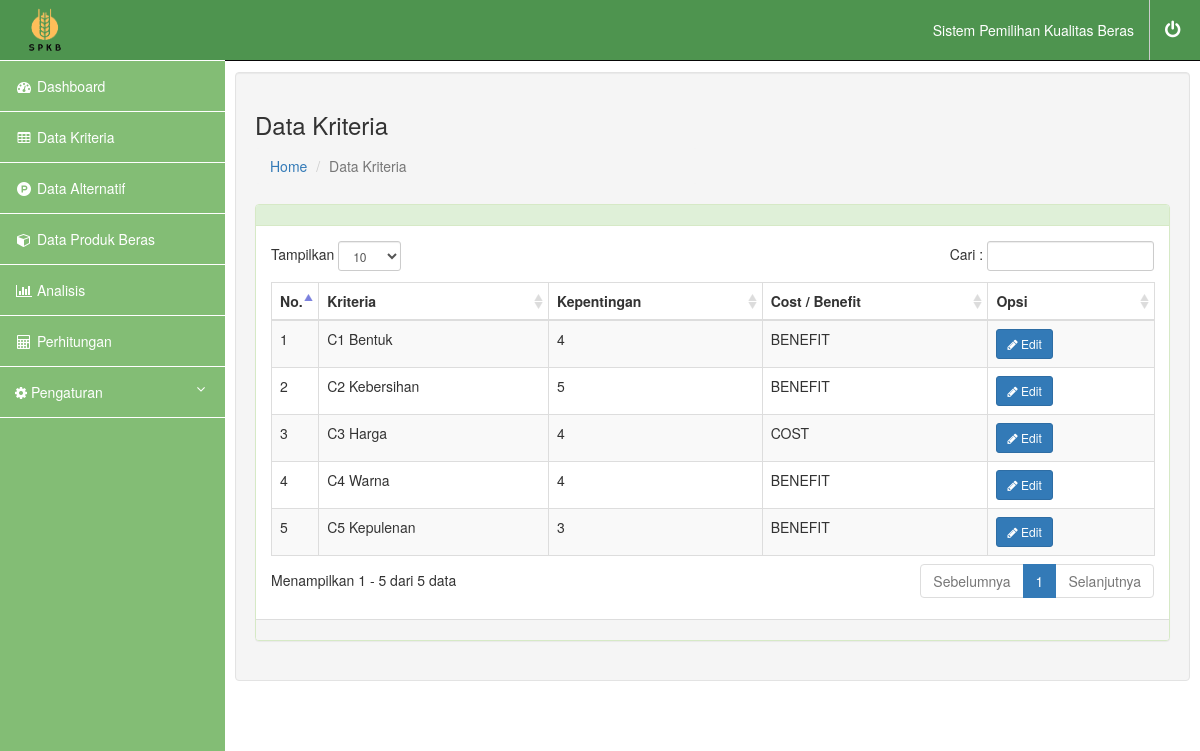
/kriteria.php (signed in), run on the app's committed database.
### tables this page shows
CREATE TABLE `kriteria` (
  `id_kriteria` varchar(20) NOT NULL,
  `kriteria` varchar(20) NOT NULL,
  `kepentingan` varchar(20) NOT NULL,
  `cost_benefit` varchar(20) NOT NULL
);

### kriteria.php (the view, shortened to what this page needs)
<?php
include("headeruser.php");
include("configdb.php");
?>
<div id="page-wrapper">
	<div class="container-fluid">
		<div class="row" id="main">
			<div class="col-sm-12 col-md-12 well" id="content">
				<div class="page-breadcrumb">
					<div class="row align-items-center">
						<div class="col-md-6 col-8 align-self-center">
							<h3 class="page-title mb-0 p-0">Data Kriteria</h3>
							<div class="d-flex align-items-center">
								<nav aria-label="breadcrumb">
									<ol class="breadcrumb">
										<li class="breadcrumb-item"><a href="indexuser.php">Home</a></li>
										<li class="breadcrumb-item active" aria-current="page">Data Kriteria</li>
									</ol>
								</nav>
							</div>
						</div>
					</div>
				</div>
				<div class="container-fluid">
					<div class="row">
						<div class="col-12">
							<div class="panel panel-success">
								<div class="panel-heading"></div>
								<?php
								$kriteria = $mysqli->query("select * from kriteria");
								?>
								<div class="panel-body table-responsive">
									<table id="example" class="table table-striped table-bordered" cellspacing="0" width="100%">
										<thead>
											<tr>
												<th width="30px">No.</th>
												<th>Kriteria</th>
												<th>Kepentingan</th>
												<th>Cost / Benefit</th>
												<th width="150px">Opsi</th>
											</tr>
										</thead>
										<tbody>
											<?php
											$i = 1;
											while ($row = $kriteria->fetch_assoc()) {
												echo '<tr>';
												echo '<td>' . $i++ . '</td>';
												echo '<td>' . ucwords($row["kriteria"]) . '</td>';
												echo '<td>' . $row["kepentingan"] . '</td>';
												echo '<td class="text-uppercase">' . $row["cost_benefit"] . '</td>';
												echo '<td>';
											?>
												<a href="edit-kriteria.php?id=<?php echo $row["id_kriteria"]; ?>" class="btn btn-primary btn-sm" ><i class="fa fa-pencil"></i> Edit</a>
											<?php
												echo '</tr>';
											}
											?>
										</tbody>
									</table>
								</div>
								<div class="panel-footer text-primary">
								</div>
							</div>
						</div>
					</div>
				</div>
			</div>
		</div>
	</div>
</div>
</body>
</html>

### headeruser.php (style rules this page uses)
#page-wrapper { width: 100%; padding: 0; background-color: #fff; }
@media (min-width:768px) { #page-wrapper { padding: 22px 10px; } }

### data on the page
kriteria: kriteria "C1 Bentuk", kepentingan "4", cost_benefit "BENEFIT"
kriteria: kriteria "C2 Kebersihan", kepentingan "5", cost_benefit "BENEFIT"
kriteria: kriteria "C3 Harga", kepentingan "4", cost_benefit "COST"
kriteria: kriteria "C4 Warna", kepentingan "4", cost_benefit "BENEFIT"
kriteria: kriteria "C5 Kepulenan", kepentingan "3", cost_benefit "BENEFIT"
